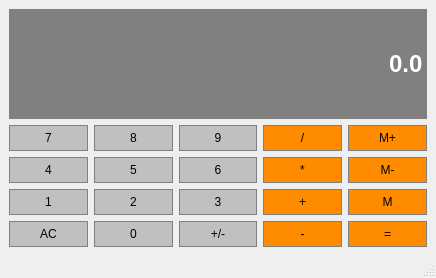
<?xml version="1.0" encoding="UTF-8"?>
<ui version="4.0">
 <class>Calqulator</class>
 <widget class="QMainWindow" name="Calqulator">
  <property name="geometry">
   <rect>
    <x>0</x>
    <y>0</y>
    <width>436</width>
    <height>278</height>
   </rect>
  </property>
  <property name="windowTitle">
   <string>Calqulator</string>
  </property>
  <widget class="QWidget" name="centralwidget">
   <layout class="QGridLayout" name="gridLayout">
    <item row="1" column="2">
     <widget class="QPushButton" name="Button9">
      <property name="sizePolicy">
       <sizepolicy hsizetype="Preferred" vsizetype="Preferred">
        <horstretch>0</horstretch>
        <verstretch>0</verstretch>
       </sizepolicy>
      </property>
      <property name="styleSheet">
       <string notr="true">QPushButton {
	background-color: #C0C0C0;
	border: 1px solid gray;
	padding: 5px;
}
QPushButton:pressed {
	background-color: #A9A9A9;
	border: 1px solid gray;
	padding: 5px;
}</string>
      </property>
      <property name="text">
       <string>9</string>
      </property>
     </widget>
    </item>
    <item row="1" column="3">
     <widget class="QPushButton" name="Divide">
      <property name="sizePolicy">
       <sizepolicy hsizetype="Preferred" vsizetype="Preferred">
        <horstretch>0</horstretch>
        <verstretch>0</verstretch>
       </sizepolicy>
      </property>
      <property name="styleSheet">
       <string notr="true">QPushButton {
	background-color: #FF8C00;
	border: 1px solid gray;
	padding: 5px;
}
QPushButton:pressed {
	background-color: #A9A9A9;
	border: 1px solid gray;
	padding: 5px;
}</string>
      </property>
      <property name="text">
       <string>/</string>
      </property>
     </widget>
    </item>
    <item row="3" column="2">
     <widget class="QPushButton" name="Button3">
      <property name="sizePolicy">
       <sizepolicy hsizetype="Preferred" vsizetype="Preferred">
        <horstretch>0</horstretch>
        <verstretch>0</verstretch>
       </sizepolicy>
      </property>
      <property name="styleSheet">
       <string notr="true">QPushButton {
	background-color: #C0C0C0;
	border: 1px solid gray;
	padding: 5px;
}
QPushButton:pressed {
	background-color: #A9A9A9;
	border: 1px solid gray;
	padding: 5px;
}</string>
      </property>
      <property name="text">
       <string>3</string>
      </property>
     </widget>
    </item>
    <item row="2" column="0">
     <widget class="QPushButton" name="Button4">
      <property name="sizePolicy">
       <sizepolicy hsizetype="Preferred" vsizetype="Preferred">
        <horstretch>0</horstretch>
        <verstretch>0</verstretch>
       </sizepolicy>
      </property>
      <property name="styleSheet">
       <string notr="true">QPushButton {
	background-color: #C0C0C0;
	border: 1px solid gray;
	padding: 5px;
}
QPushButton:pressed {
	background-color: #A9A9A9;
	border: 1px solid gray;
	padding: 5px;
}</string>
      </property>
      <property name="text">
       <string>4</string>
      </property>
     </widget>
    </item>
    <item row="3" column="1">
     <widget class="QPushButton" name="Button2">
      <property name="sizePolicy">
       <sizepolicy hsizetype="Preferred" vsizetype="Preferred">
        <horstretch>0</horstretch>
        <verstretch>0</verstretch>
       </sizepolicy>
      </property>
      <property name="styleSheet">
       <string notr="true">QPushButton {
	background-color: #C0C0C0;
	border: 1px solid gray;
	padding: 5px;
}
QPushButton:pressed {
	background-color: #A9A9A9;
	border: 1px solid gray;
	padding: 5px;
}</string>
      </property>
      <property name="text">
       <string>2</string>
      </property>
     </widget>
    </item>
    <item row="1" column="1">
     <widget class="QPushButton" name="Button8">
      <property name="sizePolicy">
       <sizepolicy hsizetype="Preferred" vsizetype="Preferred">
        <horstretch>0</horstretch>
        <verstretch>0</verstretch>
       </sizepolicy>
      </property>
      <property name="styleSheet">
       <string notr="true">QPushButton {
	background-color: #C0C0C0;
	border: 1px solid gray;
	padding: 5px;
}
QPushButton:pressed {
	background-color: #A9A9A9;
	border: 1px solid gray;
	padding: 5px;
}</string>
      </property>
      <property name="text">
       <string>8</string>
      </property>
     </widget>
    </item>
    <item row="2" column="1">
     <widget class="QPushButton" name="Button5">
      <property name="sizePolicy">
       <sizepolicy hsizetype="Preferred" vsizetype="Preferred">
        <horstretch>0</horstretch>
        <verstretch>0</verstretch>
       </sizepolicy>
      </property>
      <property name="styleSheet">
       <string notr="true">QPushButton {
	background-color: #C0C0C0;
	border: 1px solid gray;
	padding: 5px;
}
QPushButton:pressed {
	background-color: #A9A9A9;
	border: 1px solid gray;
	padding: 5px;
}</string>
      </property>
      <property name="text">
       <string>5</string>
      </property>
     </widget>
    </item>
    <item row="2" column="4">
     <widget class="QPushButton" name="MemClear">
      <property name="sizePolicy">
       <sizepolicy hsizetype="Preferred" vsizetype="Preferred">
        <horstretch>0</horstretch>
        <verstretch>0</verstretch>
       </sizepolicy>
      </property>
      <property name="styleSheet">
       <string notr="true">QPushButton {
	background-color: #FF8C00;
	border: 1px solid gray;
	padding: 5px;
}
QPushButton:pressed {
	background-color: #A9A9A9;
	border: 1px solid gray;
	padding: 5px;
}</string>
      </property>
      <property name="text">
       <string>M-</string>
      </property>
     </widget>
    </item>
    <item row="3" column="4">
     <widget class="QPushButton" name="MemGet">
      <property name="sizePolicy">
       <sizepolicy hsizetype="Preferred" vsizetype="Preferred">
        <horstretch>0</horstretch>
        <verstretch>0</verstretch>
       </sizepolicy>
      </property>
      <property name="styleSheet">
       <string notr="true">QPushButton {
	background-color: #FF8C00;
	border: 1px solid gray;
	padding: 5px;
}
QPushButton:pressed {
	background-color: #A9A9A9;
	border: 1px solid gray;
	padding: 5px;
}</string>
      </property>
      <property name="text">
       <string>M</string>
      </property>
     </widget>
    </item>
    <item row="1" column="4">
     <widget class="QPushButton" name="MemAdd">
      <property name="sizePolicy">
       <sizepolicy hsizetype="Preferred" vsizetype="Preferred">
        <horstretch>0</horstretch>
        <verstretch>0</verstretch>
       </sizepolicy>
      </property>
      <property name="styleSheet">
       <string notr="true">QPushButton {
	background-color: #FF8C00;
	border: 1px solid gray;
	padding: 5px;
}
QPushButton:pressed {
	background-color: #A9A9A9;
	border: 1px solid gray;
	padding: 5px;
}</string>
      </property>
      <property name="text">
       <string>M+</string>
      </property>
     </widget>
    </item>
    <item row="1" column="0">
     <widget class="QPushButton" name="Button7">
      <property name="sizePolicy">
       <sizepolicy hsizetype="Preferred" vsizetype="Preferred">
        <horstretch>0</horstretch>
        <verstretch>0</verstretch>
       </sizepolicy>
      </property>
      <property name="styleSheet">
       <string notr="true">QPushButton {
	background-color: #C0C0C0;
	border: 1px solid gray;
	padding: 5px;
}
QPushButton:pressed {
	background-color: #A9A9A9;
	border: 1px solid gray;
	padding: 5px;
}</string>
      </property>
      <property name="text">
       <string>7</string>
      </property>
     </widget>
    </item>
    <item row="3" column="0">
     <widget class="QPushButton" name="Button1">
      <property name="sizePolicy">
       <sizepolicy hsizetype="Preferred" vsizetype="Preferred">
        <horstretch>0</horstretch>
        <verstretch>0</verstretch>
       </sizepolicy>
      </property>
      <property name="styleSheet">
       <string notr="true">QPushButton {
	background-color: #C0C0C0;
	border: 1px solid gray;
	padding: 5px;
}
QPushButton:pressed {
	background-color: #A9A9A9;
	border: 1px solid gray;
	padding: 5px;
}</string>
      </property>
      <property name="text">
       <string>1</string>
      </property>
     </widget>
    </item>
    <item row="2" column="3">
     <widget class="QPushButton" name="Multiply">
      <property name="sizePolicy">
       <sizepolicy hsizetype="Preferred" vsizetype="Preferred">
        <horstretch>0</horstretch>
        <verstretch>0</verstretch>
       </sizepolicy>
      </property>
      <property name="styleSheet">
       <string notr="true">QPushButton {
	background-color: #FF8C00;
	border: 1px solid gray;
	padding: 5px;
}
QPushButton:pressed {
	background-color: #A9A9A9;
	border: 1px solid gray;
	padding: 5px;
}</string>
      </property>
      <property name="text">
       <string>*</string>
      </property>
     </widget>
    </item>
    <item row="2" column="2">
     <widget class="QPushButton" name="Button6">
      <property name="sizePolicy">
       <sizepolicy hsizetype="Preferred" vsizetype="Preferred">
        <horstretch>0</horstretch>
        <verstretch>0</verstretch>
       </sizepolicy>
      </property>
      <property name="styleSheet">
       <string notr="true">QPushButton {
	background-color: #C0C0C0;
	border: 1px solid gray;
	padding: 5px;
}
QPushButton:pressed {
	background-color: #A9A9A9;
	border: 1px solid gray;
	padding: 5px;
}</string>
      </property>
      <property name="text">
       <string>6</string>
      </property>
     </widget>
    </item>
    <item row="3" column="3">
     <widget class="QPushButton" name="Plus">
      <property name="sizePolicy">
       <sizepolicy hsizetype="Preferred" vsizetype="Preferred">
        <horstretch>0</horstretch>
        <verstretch>0</verstretch>
       </sizepolicy>
      </property>
      <property name="styleSheet">
       <string notr="true">QPushButton {
	background-color: #FF8C00;
	border: 1px solid gray;
	padding: 5px;
}
QPushButton:pressed {
	background-color: #A9A9A9;
	border: 1px solid gray;
	padding: 5px;
}</string>
      </property>
      <property name="text">
       <string>+</string>
      </property>
     </widget>
    </item>
    <item row="4" column="0">
     <widget class="QPushButton" name="Clear">
      <property name="sizePolicy">
       <sizepolicy hsizetype="Preferred" vsizetype="Preferred">
        <horstretch>0</horstretch>
        <verstretch>0</verstretch>
       </sizepolicy>
      </property>
      <property name="styleSheet">
       <string notr="true">QPushButton {
	background-color: #C0C0C0;
	border: 1px solid gray;
	padding: 5px;
}
QPushButton:pressed {
	background-color: #A9A9A9;
	border: 1px solid gray;
	padding: 5px;
}</string>
      </property>
      <property name="text">
       <string>AC</string>
      </property>
     </widget>
    </item>
    <item row="4" column="1">
     <widget class="QPushButton" name="Button0">
      <property name="sizePolicy">
       <sizepolicy hsizetype="Preferred" vsizetype="Preferred">
        <horstretch>0</horstretch>
        <verstretch>0</verstretch>
       </sizepolicy>
      </property>
      <property name="styleSheet">
       <string notr="true">QPushButton {
	background-color: #C0C0C0;
	border: 1px solid gray;
	padding: 5px;
}
QPushButton:pressed {
	background-color: #A9A9A9;
	border: 1px solid gray;
	padding: 5px;
}</string>
      </property>
      <property name="text">
       <string>0</string>
      </property>
     </widget>
    </item>
    <item row="4" column="2">
     <widget class="QPushButton" name="ChangeSign">
      <property name="sizePolicy">
       <sizepolicy hsizetype="Preferred" vsizetype="Preferred">
        <horstretch>0</horstretch>
        <verstretch>0</verstretch>
       </sizepolicy>
      </property>
      <property name="styleSheet">
       <string notr="true">QPushButton {
	background-color: #C0C0C0;
	border: 1px solid gray;
	padding: 5px;
}
QPushButton:pressed {
	background-color: #A9A9A9;
	border: 1px solid gray;
	padding: 5px;
}</string>
      </property>
      <property name="text">
       <string>+/-</string>
      </property>
     </widget>
    </item>
    <item row="4" column="3">
     <widget class="QPushButton" name="Subtract">
      <property name="sizePolicy">
       <sizepolicy hsizetype="Preferred" vsizetype="Preferred">
        <horstretch>0</horstretch>
        <verstretch>0</verstretch>
       </sizepolicy>
      </property>
      <property name="styleSheet">
       <string notr="true">QPushButton {
	background-color: #FF8C00;
	border: 1px solid gray;
	padding: 5px;
}
QPushButton:pressed {
	background-color: #A9A9A9;
	border: 1px solid gray;
	padding: 5px;
}</string>
      </property>
      <property name="text">
       <string>-</string>
      </property>
     </widget>
    </item>
    <item row="4" column="4">
     <widget class="QPushButton" name="Equals">
      <property name="sizePolicy">
       <sizepolicy hsizetype="Preferred" vsizetype="Preferred">
        <horstretch>0</horstretch>
        <verstretch>0</verstretch>
       </sizepolicy>
      </property>
      <property name="styleSheet">
       <string notr="true">QPushButton {
	background-color: #FF8C00;
	border: 1px solid gray;
	padding: 5px;
}
QPushButton:pressed {
	background-color: #A9A9A9;
	border: 1px solid gray;
	padding: 5px;
}</string>
      </property>
      <property name="text">
       <string>=</string>
      </property>
     </widget>
    </item>
    <item row="0" column="0" colspan="5">
     <widget class="QLineEdit" name="Display">
      <property name="sizePolicy">
       <sizepolicy hsizetype="Preferred" vsizetype="Expanding">
        <horstretch>0</horstretch>
        <verstretch>0</verstretch>
       </sizepolicy>
      </property>
      <property name="font">
       <font>
        <family>Arial</family>
        <pointsize>18</pointsize>
        <bold>true</bold>
       </font>
      </property>
      <property name="styleSheet">
       <string notr="true">QLineEdit {
	background-color: gray;
	border: 1px solid gray;
	color: #FFFFFF;
}</string>
      </property>
      <property name="text">
       <string>0.0</string>
      </property>
      <property name="alignment">
       <set>Qt::AlignRight|Qt::AlignTrailing|Qt::AlignVCenter</set>
      </property>
     </widget>
    </item>
   </layout>
  </widget>
  <widget class="QMenuBar" name="menubar">
   <property name="geometry">
    <rect>
     <x>0</x>
     <y>0</y>
     <width>436</width>
     <height>22</height>
    </rect>
   </property>
  </widget>
  <widget class="QStatusBar" name="statusbar"/>
 </widget>
 <resources/>
 <connections/>
</ui>
